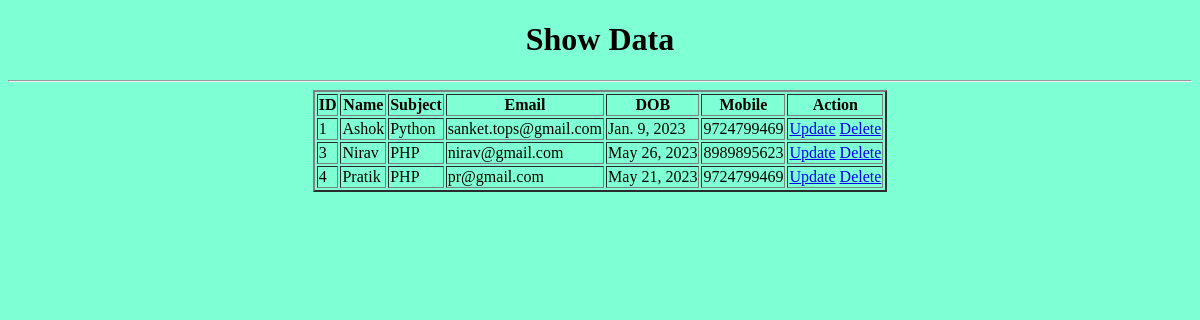
The app's page /showdata/, older data.
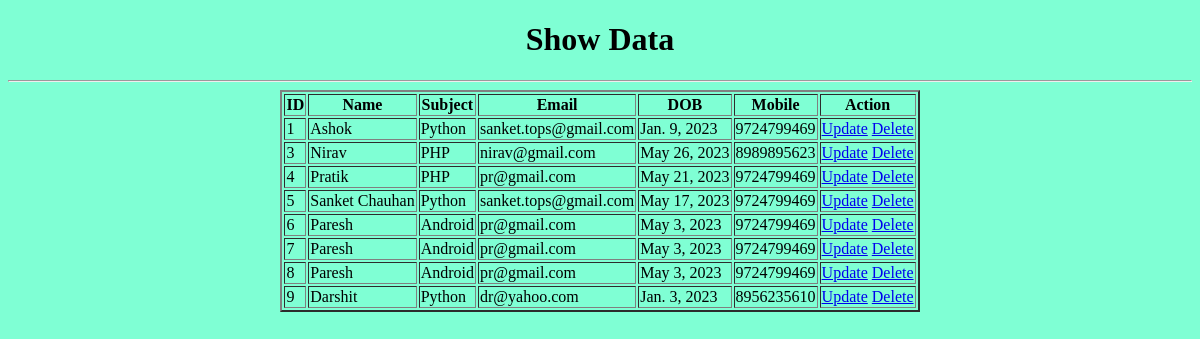
The same page, newer data.
### myapp/models.py (models this page shows)
class userdata(models.Model):
    name=models.CharField(max_length=20)
    sub=models.CharField(max_length=20)
    email=models.EmailField()
    dob=models.DateField()
    mobile=models.IntegerField()
    def __str__(self) -> str:
        return self.name

### myapp/views.py (the view)
# urls.py: path('showdata/',views.showdata,name='showdata'),
def showdata(request):
    data=userdata.objects.all()
    return render(request,'showdata.html',{'data':data})

### templates/showdata.html (shortened to what this page needs)
<!DOCTYPE html>
<html lang="en">
<head>
</head>
<body style="background-color: aquamarine;">
    <center><h1>Show Data</h1></center>
    <hr>
    <table align="center" border="2">
        <tr>
            <th>ID</th>
            <th>Name</th>
            <th>Subject</th>
            <th>Email</th>
            <th>DOB</th>
            <th>Mobile</th>
            <th>Action</th>
        </tr>
        {% for i in data %}
        <tr>
            <td>{{i.id}}</td>
            <td>{{i.name}}</td>
            <td>{{i.sub}}</td>
            <td>{{i.email}}</td>
            <td>{{i.dob}}</td>
            <td>{{i.mobile}}</td>
            <td><a href="/updatedata/{{i.id}}">Update</a>
            <a href="/deletedata/{{i.id}}">Delete</a></td>
        </tr>
        {% endfor %}
    </table>
</body>
</html>

Row changes from the older to the newer data that the page shows:
added userdata: id "5", name "Sanket Chauhan", sub "Python", email "sanket.tops@gmail.com", dob "May 17, 2023", mobile "9724799469"
added userdata: id "6", name "Paresh", sub "Android", email "pr@gmail.com", dob "May 3, 2023", mobile "9724799469"
added userdata: id "7", name "Paresh", sub "Android", email "pr@gmail.com", dob "May 3, 2023", mobile "9724799469"
added userdata: id "8", name "Paresh", sub "Android", email "pr@gmail.com", dob "May 3, 2023", mobile "9724799469"
added userdata: id "9", name "Darshit", sub "Python", email "dr@yahoo.com", dob "Jan. 3, 2023", mobile "8956235610"
